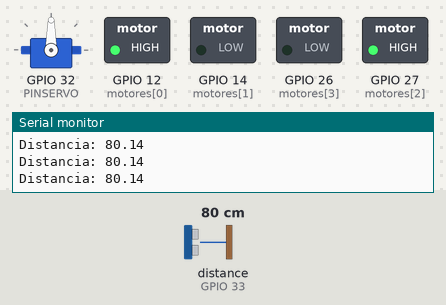
Recording of a sketch running on a simulated ESP32. Parts: servo, switched loads named in the sketch (green lamp = pin HIGH), the last lines printed to the serial monitor. Wiring (inferred from the names in the program): ultrasonic range finder: trigger GPIO 25; echo GPIO 33. Dashed ring = blinking. Inputs (shaded band) come from the test bench; at power-on: distance to the obstacle (sensor on GPIO 33) 80 cm. The echo pulse lasts 58.3 µs per cm; pins used as bus, display or sensor lines are not drawn.

Above: at 1.3 s.
1.4 s: distance to the obstacle (sensor on GPIO 33) set to 50 cm
4.4 s: distance to the obstacle (sensor on GPIO 33) set to 42 cm
At 6.9 s:
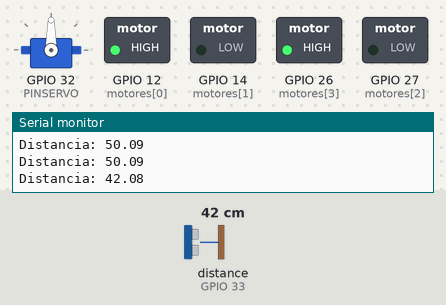
7.4 s: distance to the obstacle (sensor on GPIO 33) set to 21 cm
10.4 s: distance to the obstacle (sensor on GPIO 33) set to 17 cm
At 11.9 s:
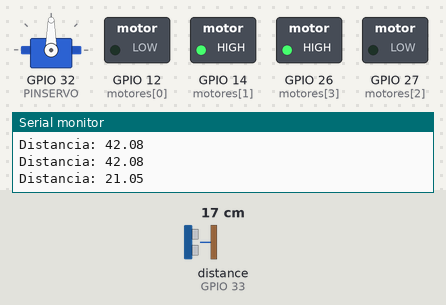
13.4 s: distance to the obstacle (sensor on GPIO 33) set to 35 cm
At 15.4 s:
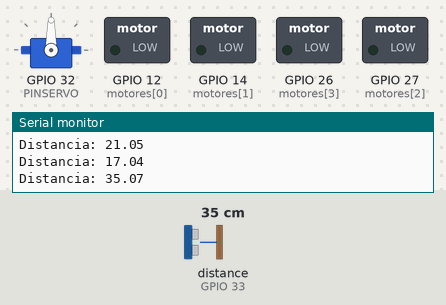
16.4 s: distance to the obstacle (sensor on GPIO 33) set to 60 cm
At 17.4 s:
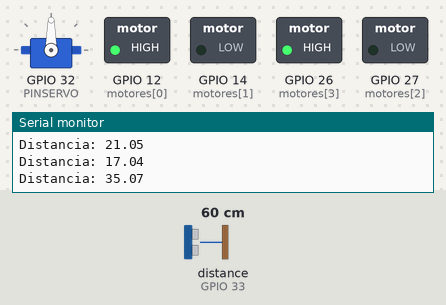
Timing chart, 0 to 19.4 s (numbered marks = the images above; inputs shaded):
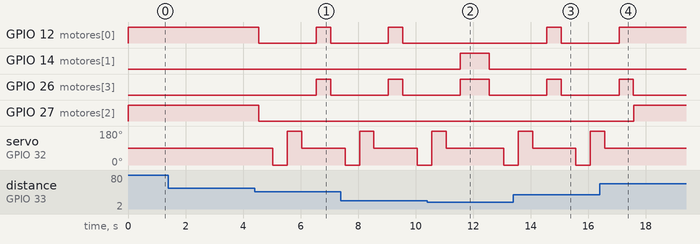

Measured:
- the behaviour switches between 45 and 44 cm on distance to the obstacle (sensor on GPIO 33) (found by bisection; images 0 and 1)
- the behaviour switches between 20 and 19 cm on distance to the obstacle (sensor on GPIO 33) (found by bisection; images 1 and 2)
- after the input at 4.4 s, GPIO 12 (motores[0]): HIGH → LOW after 0.14 s, → HIGH 2.0 s later, → LOW 0.50 s later; GPIO 26 (motores[3]): LOW → HIGH after 2.1 s, → LOW 0.50 s later; GPIO 27 (motores[2]): HIGH → LOW after 0.14 s; servo on GPIO 32 (PINSERVO): 90° → 0° after 0.64 s, → 180° 0.50 s later, → 90° 0.50 s later
- after the input at 10.4 s, GPIO 12 (motores[0]): stays LOW (without the input it goes to HIGH after 1.2 s); GPIO 14 (motores[1]): LOW → HIGH after 1.2 s, → LOW 1.0 s later
- after the input at 13.4 s, GPIO 12 (motores[0]): LOW → HIGH after 1.2 s, → LOW 0.50 s later; GPIO 14 (motores[1]): stays LOW (without the input it goes to HIGH after 1.2 s)
- after the input at 16.4 s, GPIO 12 (motores[0]): goes on until 17.1 s, then stays HIGH; GPIO 26 (motores[3]): goes on until 17.6 s, then stays LOW; GPIO 27 (motores[2]): LOW → HIGH after 1.2 s; servo on GPIO 32 (PINSERVO): goes on until 16.6 s, then stays 90°

The sketch:

carritoExa.ino
```cpp
#include <ESP32Servo.h>

// Pines del sensor ultrasónico
const int EchoPin = 33;
const int TriggerPin = 25;

// Pines de los motores
const int motores[4] = {12, 14, 27, 26}; // DelanteroAdelante, DelanteroAtras, TraseroAdelante, TraseroAtras

// Pines y configuración del servo
#define PINSERVO 32
Servo servoMotor;
const int anguloMin = 0;   // Ángulo mínimo
const int anguloMax = 180; // Ángulo máximo

void setup() {
  Serial.begin(115200);

  // Configurar pines de motores como salidas
  for (int i = 0; i < 4; i++) {
    pinMode(motores[i], OUTPUT);
  }

  // Configurar pines del sensor ultrasónico
  pinMode(TriggerPin, OUTPUT);
  pinMode(EchoPin, INPUT);

  // Iniciar el servo
  servoMotor.attach(PINSERVO);
}

void loop() {
  float distancia = ping();
  Serial.print("Distancia: ");
  Serial.println(distancia);

  if (distancia > 45.0) {
    moverMotores(HIGH, LOW, HIGH, LOW, 500); // Avanzar
  } else {
    detenerse(500);
    explorarYBuscarSalida();
  }
}

// Función para medir la distancia con el sensor ultrasónico
float ping() {
  digitalWrite(TriggerPin, LOW);
  delayMicroseconds(2);
  digitalWrite(TriggerPin, HIGH);
  delayMicroseconds(10);
  digitalWrite(TriggerPin, LOW);

  unsigned long duration = pulseIn(EchoPin, HIGH);
  return float(duration) / 58.2;
}

// Función para explorar y buscar una nueva salida
void explorarYBuscarSalida() {
  float distanciaIzquierda = medirDistancia(anguloMin);
  float distanciaDerecha = medirDistancia(anguloMax);

  servoMotor.write((anguloMin + anguloMax) / 2); // Regresar el servo a la posición central
  delay(500);

  if (distanciaIzquierda > 20.0) {
    moverMotores(HIGH, LOW, LOW, HIGH, 500); // Girar a la izquierda
  } else if (distanciaDerecha > 20.0) {
    moverMotores(LOW, HIGH, HIGH, LOW, 500); // Girar a la derecha
  } else {
    moverMotores(LOW, HIGH, LOW, HIGH, 1000); // Retroceder
  }
}

// Función para mover el servo y medir la distancia
float medirDistancia(int angulo) {
  servoMotor.write(angulo);
  delay(500);
  return ping();
}

// Función para controlar el movimiento de los motores
void moverMotores(int dAdelante, int dAtras, int tAdelante, int tAtras, int tiempo) {
  digitalWrite(motores[0], dAdelante);
  digitalWrite(motores[1], dAtras);
  digitalWrite(motores[2], tAdelante);
  digitalWrite(motores[3], tAtras);
  delay(tiempo);
  detenerMotores();
}

void detenerse(int tiempo) {
  detenerMotores();
  delay(tiempo);
}

// Función para detener todos los motores
void detenerMotores() {
  for (int i = 0; i < 4; i++) {
    digitalWrite(motores[i], LOW);
  }
}
```
